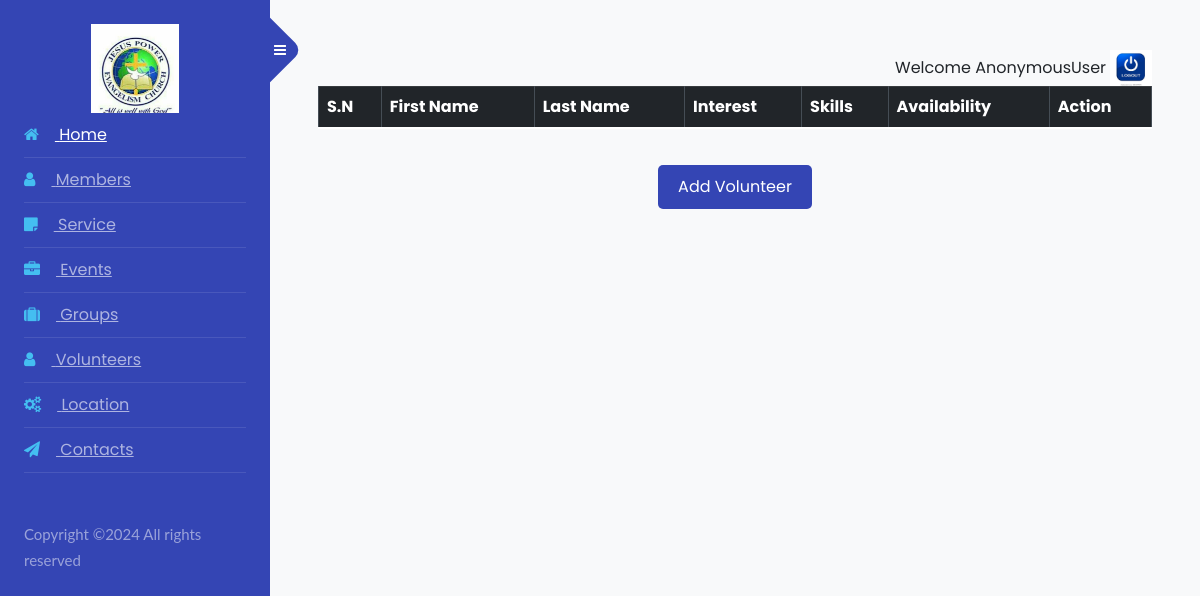
Page /volunteers/ on the earlier database version.
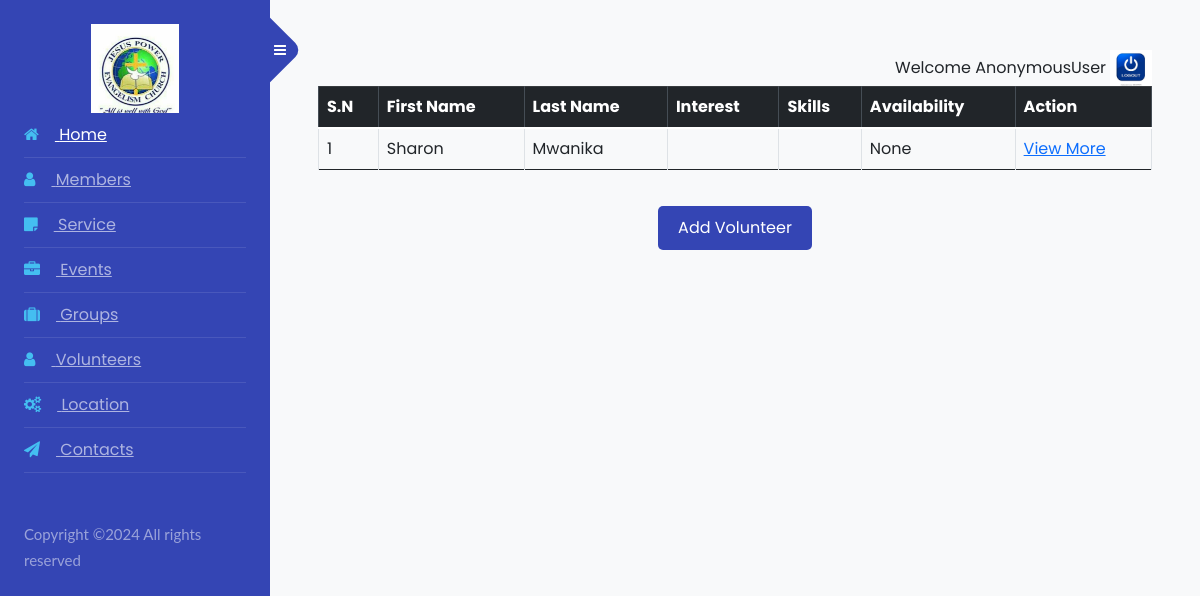
Same page on the later database version.
### volunteers/models.py (models this page shows, shortened)
class Volunteer(models.Model):
    SKILL_CHOICES = [
        ('teaching', 'Teaching'),
        ('cooking', 'Cooking'),
        ('driving', 'Driving'),
        ('cleaning', 'Cleaning'),
    ]
    INTEREST_CHOICES = SKILL_CHOICES  # Assuming interests are the same as skills. Adjust as needed.
    first_name = models.CharField(max_length=100)
    last_name = models.CharField(max_length=100)
    email = models.EmailField(unique=True)
    phone_number = models.CharField(max_length=15, blank=True)
    address = models.TextField(blank=True)
    skills = MultiSelectField(choices=SKILL_CHOICES, blank=True, max_choices=10, max_length=100)
    interests = MultiSelectField(choices=INTEREST_CHOICES, blank=True, max_choices=10, max_length=100)
    availability = models.DateField(blank=True, null=True)

### volunteers/views.py (the view)
# urls.py: path('volunteers/', volunteer_list, name='volunteer_list'),
def volunteer_list(request):
    volunteers = Volunteer.objects.all().order_by('-id')
    return render(request, 'volunteers/volunteer_list.html', {'volunteers': volunteers})

### volunteers/templates/volunteers/volunteer_list.html (shortened to what this page needs)
{% extends "admin-sidebar.html" %}
{% block content %}
{% load static %}
    <link href="https://cdn.jsdelivr.net/npm/bootstrap@5.0.2/dist/css/bootstrap.min.css" rel="stylesheet"
>
        <link rel="stylesheet" href="{% static 'css/volunteers.css' %}">
</head>
<body>
    <div class="table-responsive">
        <table class="table table-hover table-bordered">
            <thead class="table-dark">
                <tr>
                    <th>S.N</th>
                    <th>First Name</th>
                    <th>Last Name</th>
                    <th>Interest</th>
                    <th>Skills</th>
                    <th>Availability</th>
                    <th>Action</th>
                </tr>
            </thead>
            <tbody>
                {% for volunteer in volunteers %}
                <tr>
                    <td>{{ forloop.counter }}</td>
                    <td>{{ volunteer.first_name }} </td>
                    <td>{{ volunteer.last_name }}</td>
                    <td>{{ volunteer.interests }}</td>
                    <td>{{ volunteer.skills }}</td>
                    <td>{{ volunteer.availability }}</td>
                    <td><a href="{% url 'volunteer_detail' volunteer.id %}">View More </a></td>
                </tr>
                {% endfor %}
            </tbody>
        </table>
    </div>
        <div class="add-volunteer">
            <a href="{% url 'add_volunteer' %}" class="btn btn-primary">Add Volunteer</a>
        </div>
    </div>
{% endblock %}

Differences in the rows shown:
added Volunteer: first_name "Sharon", last_name "Mwanika", availability "None"
